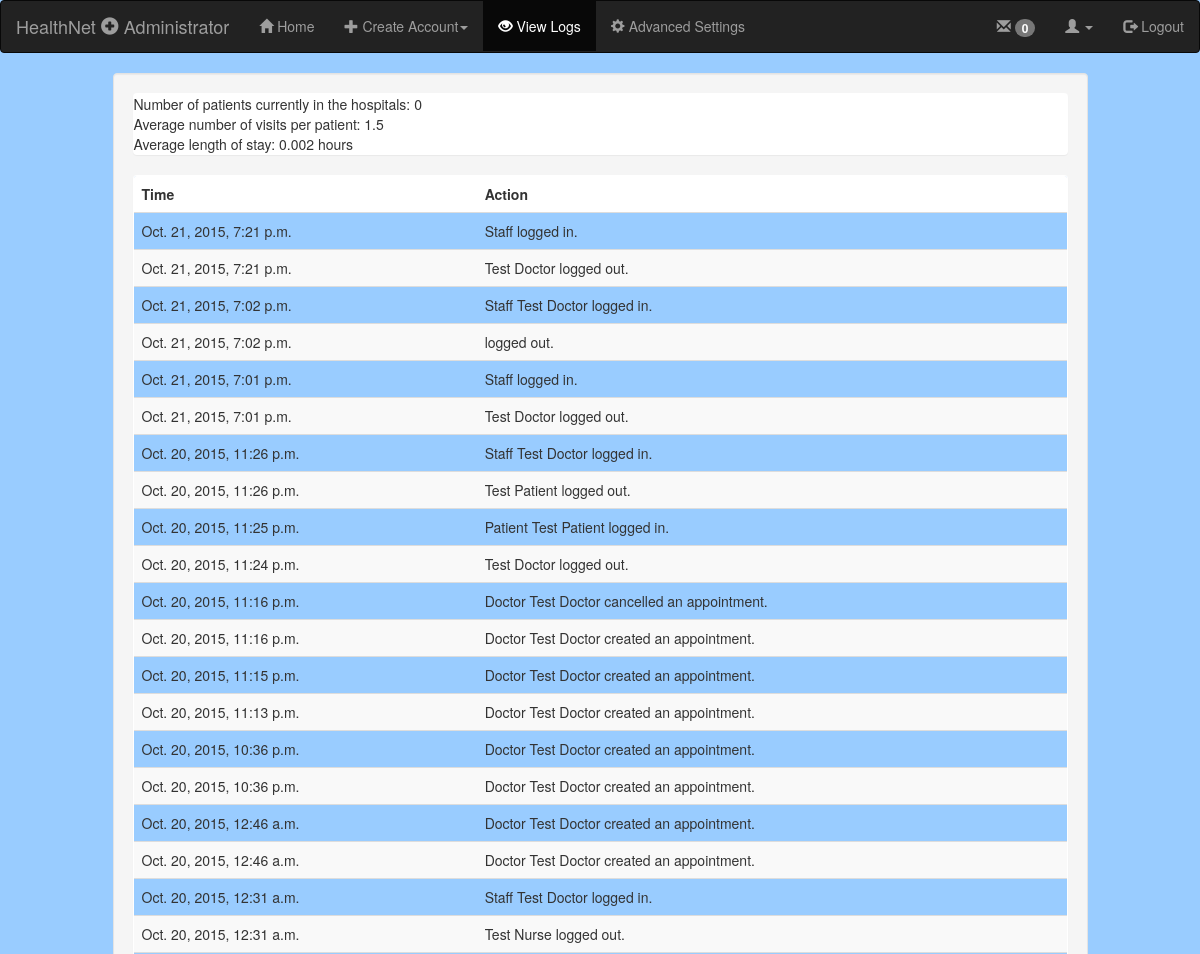
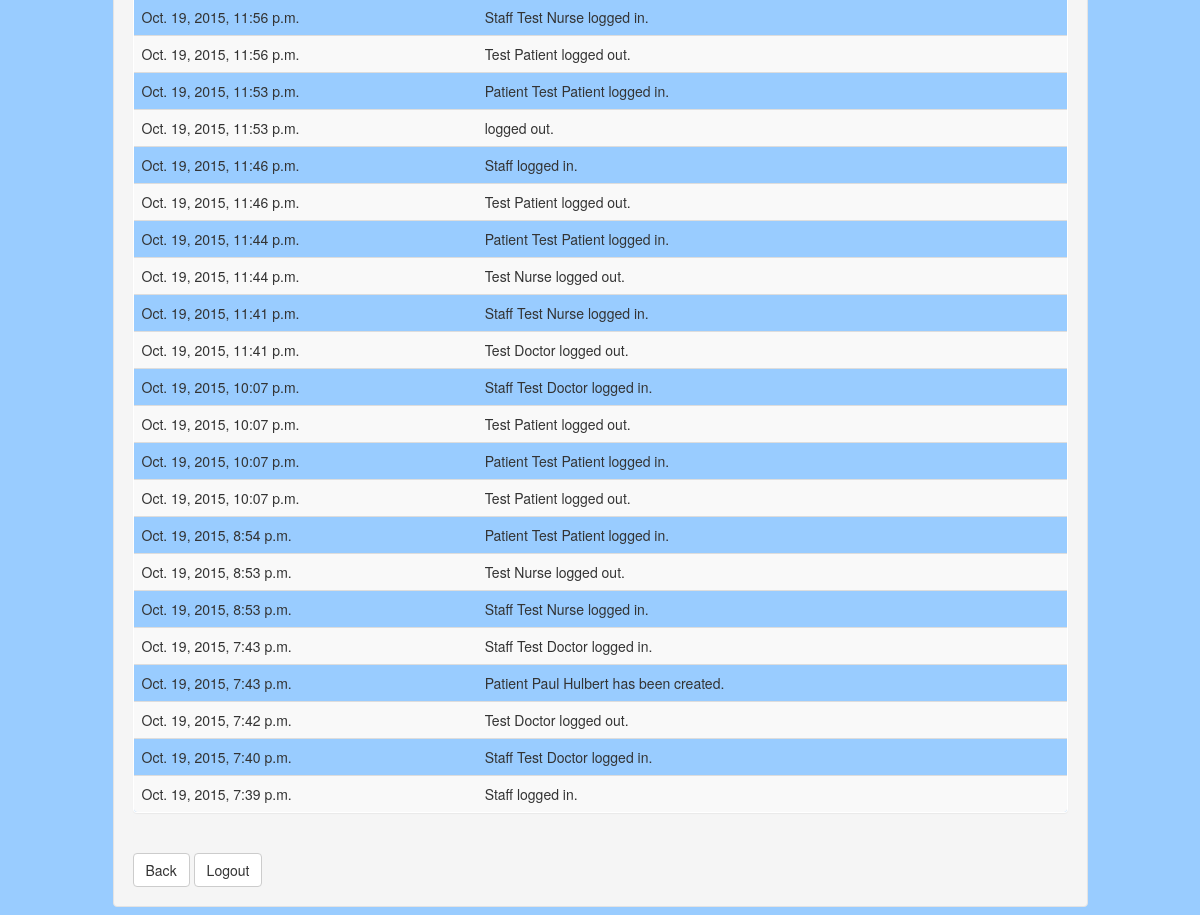
The page /patients/viewlogs/ (signed in) on the database its author committed (2 pictures, top to bottom).
### patients/models.py (models this page shows, shortened)
class Log(models.Model):
    id = models.UUIDField(primary_key=True, default=uuid.uuid4, editable=False)
    action = models.CharField(max_length=1000)
    dateTime = models.DateTimeField(default=timezone.now, blank=False)

### patients/views.py (the view)
def ViewLogs(request):
    return patients.ViewsFolder.AdminViewLogs.index(request)

### patients/ViewsFolder/AdminViewLogs.py (called while the page is built)
def truncate(f, n):
    s = '{}'.format(f)
    if 'e' in s or 'E' in s:
        return '{0:.{1}f}'.format(f, n)
    i, p, d = s.partition('.')
    return '.'.join([i, (d+'0'*n)[:n]])

### patients/models.py (called while the page is built)
def get_number_of_unread(person):
    allMessages = PrivateMessage.objects.order_by("dateTime")
    numberUnread = 0
    for message in allMessages:
        if message.receiver == person and message.isUnread == True:
            numberUnread += 1
    return numberUnread

def getOrdinalOfNotYetDischarged():
    return 735000

### patients/templates/patients/adminViewLogs.html (shortened to what this page needs)
<!DOCTYPE html>
<html lang="en">
<head>
	{% load staticfiles %}
	<link rel="stylesheet" type="text/css" href="{% static 'patients/css/bootstrap.min.css' %}">
	<link rel="stylesheet" type="text/css" href="{% static 'patients/strapify.css' %}">
</head>
<body>
<nav class="navbar navbar-inverse">
  <div class="container-fluid">
    <div class="navbar-header">
      <span class="navbar-brand">HealthNet <span class="glyphicon glyphicon-plus-sign"></span> Administrator</span>
    </div>
    <div>
      <ul class="nav navbar-nav">
		<li><a href="/administration">
			<span class="glyphicon glyphicon-home"></span>
			Home
		</a></li>
		<li class="dropdown">
          <a class="dropdown-toggle" data-toggle="dropdown" href="#">
			<span class="glyphicon glyphicon-plus"></span>
			Create Account<span class="caret"></span>
		  </a>
        </li>
		<li class="active"><a href="/viewlogs">
			<span class="glyphicon glyphicon-eye-open"></span>
			View Logs
		</a></li>
		<li><a href="/admin">
			<span class="glyphicon glyphicon-cog"></span>
			Advanced Settings
		</a></li>
      </ul>
    </div>
    <div>
		<ul class="nav navbar-nav navbar-right">
			<li><a href="/messaging">
			  <span class="glyphicon glyphicon-envelope"></span>
			  <span class="badge">{{ messagenum }}</span>
			</a></li>
		<li class="dropdown">
          <a class="dropdown-toggle" data-toggle="dropdown" href="#">
			<span class="glyphicon glyphicon-user"></span>
			{{ name }}<span class="caret"></span>
		  </a>
        </li>
			<li>
				<a href="/logout">
					<span class="glyphicon glyphicon-log-out"></span>
					Logout
				</a>
			</li>
		</ul>
    </div>
  </div>
</nav>
<div class="container-fluid">
    <div class="well col-md-offset-1 col-md-10">
		<div class="panel">
			Number of patients currently in the hospitals: {{ numInHospital }}<br>
			Average number of visits per patient:  {{ averageVisits }}<br>
			Average length of stay:  {{ averageLengthOfStay }} hours<br>
		</div>
	<div class="panel">
	<table class="table table-striped">
		<tr>
			<th>Time</th>
			<th>Action</th>
		</tr>
		{% for log in logs %}
		<tr>
			<td>
				{{log.dateTime}}
			</td>
			<td>
				{{log.action}}
			</td>
		</tr>
    {% endfor %}
	</table>
	</div>
<div>
<br>
<a href=/administration class="btn btn-default">Back</a>
<a href="/logout" class="btn btn-default">Logout</a>
</div>
	</div>
</div>
</body>
</html>

### patients/static/patients/strapify.css (style rules this page uses)
th { background-color: #FFF; }

### rows shown on the page
Log: dateTime "Oct. 21, 2015, 7:21 p.m.", action "Staff logged in."
Log: dateTime "Oct. 21, 2015, 7:21 p.m.", action "Test Doctor logged out."
Log: dateTime "Oct. 21, 2015, 7:02 p.m.", action "Staff Test Doctor logged in."
Log: dateTime "Oct. 21, 2015, 7:02 p.m.", action "logged out."
Log: dateTime "Oct. 21, 2015, 7:01 p.m.", action "Staff logged in."
Log: dateTime "Oct. 21, 2015, 7:01 p.m.", action "Test Doctor logged out."
Log: dateTime "Oct. 20, 2015, 11:26 p.m.", action "Staff Test Doctor logged in."
Log: dateTime "Oct. 20, 2015, 11:26 p.m.", action "Test Patient logged out."
Log: dateTime "Oct. 20, 2015, 11:25 p.m.", action "Patient Test Patient logged in."
Log: dateTime "Oct. 20, 2015, 11:24 p.m.", action "Test Doctor logged out."
Log: dateTime "Oct. 20, 2015, 11:16 p.m.", action "Doctor Test Doctor cancelled an appointment."
Log: dateTime "Oct. 20, 2015, 11:16 p.m.", action "Doctor Test Doctor created an appointment."
Log: dateTime "Oct. 20, 2015, 11:15 p.m.", action "Doctor Test Doctor created an appointment."
Log: dateTime "Oct. 20, 2015, 11:13 p.m.", action "Doctor Test Doctor created an appointment."
Log: dateTime "Oct. 20, 2015, 10:36 p.m.", action "Doctor Test Doctor created an appointment."
Log: dateTime "Oct. 20, 2015, 10:36 p.m.", action "Doctor Test Doctor created an appointment."
Log: dateTime "Oct. 20, 2015, 12:46 a.m.", action "Doctor Test Doctor created an appointment."
Log: dateTime "Oct. 20, 2015, 12:46 a.m.", action "Doctor Test Doctor created an appointment."
Log: dateTime "Oct. 20, 2015, 12:31 a.m.", action "Staff Test Doctor logged in."
Log: dateTime "Oct. 20, 2015, 12:31 a.m.", action "Test Nurse logged out."
Log: dateTime "Oct. 19, 2015, 11:56 p.m.", action "Staff Test Nurse logged in."
Log: dateTime "Oct. 19, 2015, 11:56 p.m.", action "Test Patient logged out."
Log: dateTime "Oct. 19, 2015, 11:53 p.m.", action "Patient Test Patient logged in."
Log: dateTime "Oct. 19, 2015, 11:53 p.m.", action "logged out."
Log: dateTime "Oct. 19, 2015, 11:46 p.m.", action "Staff logged in."
Log: dateTime "Oct. 19, 2015, 11:46 p.m.", action "Test Patient logged out."
Log: dateTime "Oct. 19, 2015, 11:44 p.m.", action "Patient Test Patient logged in."
Log: dateTime "Oct. 19, 2015, 11:44 p.m.", action "Test Nurse logged out."
Log: dateTime "Oct. 19, 2015, 11:41 p.m.", action "Staff Test Nurse logged in."
Log: dateTime "Oct. 19, 2015, 11:41 p.m.", action "Test Doctor logged out."
Log: dateTime "Oct. 19, 2015, 10:07 p.m.", action "Staff Test Doctor logged in."
Log: dateTime "Oct. 19, 2015, 10:07 p.m.", action "Test Patient logged out."
Log: dateTime "Oct. 19, 2015, 10:07 p.m.", action "Patient Test Patient logged in."
Log: dateTime "Oct. 19, 2015, 10:07 p.m.", action "Test Patient logged out."
Log: dateTime "Oct. 19, 2015, 8:54 p.m.", action "Patient Test Patient logged in."
Log: dateTime "Oct. 19, 2015, 8:53 p.m.", action "Test Nurse logged out."
Log: dateTime "Oct. 19, 2015, 8:53 p.m.", action "Staff Test Nurse logged in."
Log: dateTime "Oct. 19, 2015, 7:43 p.m.", action "Staff Test Doctor logged in."
Log: dateTime "Oct. 19, 2015, 7:43 p.m.", action "Patient Paul Hulbert has been created."
Log: dateTime "Oct. 19, 2015, 7:42 p.m.", action "Test Doctor logged out."
Log: dateTime "Oct. 19, 2015, 7:40 p.m.", action "Staff Test Doctor logged in."
Log: dateTime "Oct. 19, 2015, 7:39 p.m.", action "Staff logged in."

### other values the page prints
{{ messagenum }} "0"
{{ numInHospital }} "0"
{{ averageVisits }} "1.5"
{{ averageLengthOfStay }} "0.002"
